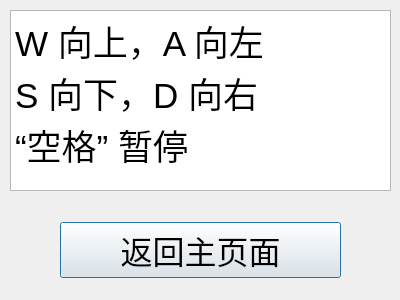
<?xml version="1.0" encoding="UTF-8"?>
<ui version="4.0">
 <class>gamehelp</class>
 <widget class="QDialog" name="gamehelp">
  <property name="geometry">
   <rect>
    <x>0</x>
    <y>0</y>
    <width>400</width>
    <height>300</height>
   </rect>
  </property>
  <property name="minimumSize">
   <size>
    <width>400</width>
    <height>300</height>
   </size>
  </property>
  <property name="maximumSize">
   <size>
    <width>400</width>
    <height>300</height>
   </size>
  </property>
  <property name="windowTitle">
   <string>游戏帮助</string>
  </property>
  <widget class="QTextEdit" name="textEdit">
   <property name="geometry">
    <rect>
     <x>10</x>
     <y>10</y>
     <width>381</width>
     <height>181</height>
    </rect>
   </property>
   <property name="readOnly">
    <bool>true</bool>
   </property>
   <property name="html">
    <string>&lt;!DOCTYPE HTML PUBLIC &quot;-//W3C//DTD HTML 4.0//EN&quot; &quot;http://www.w3.org/TR/REC-html40/strict.dtd&quot;&gt;
&lt;html&gt;&lt;head&gt;&lt;meta name=&quot;qrichtext&quot; content=&quot;1&quot; /&gt;&lt;meta charset=&quot;utf-8&quot; /&gt;&lt;style type=&quot;text/css&quot;&gt;
p, li { white-space: pre-wrap; }
hr { height: 1px; border-width: 0; }
li.unchecked::marker { content: &quot;\2610&quot;; }
li.checked::marker { content: &quot;\2612&quot;; }
&lt;/style&gt;&lt;/head&gt;&lt;body style=&quot; font-family:'Microsoft YaHei UI'; font-size:9pt; font-weight:400; font-style:normal;&quot;&gt;
&lt;p style=&quot; margin-top:0px; margin-bottom:0px; margin-left:0px; margin-right:0px; -qt-block-indent:0; text-indent:0px;&quot;&gt;&lt;span style=&quot; font-size:26pt;&quot;&gt;W 向上，A 向左&lt;/span&gt;&lt;/p&gt;
&lt;p style=&quot; margin-top:0px; margin-bottom:0px; margin-left:0px; margin-right:0px; -qt-block-indent:0; text-indent:0px;&quot;&gt;&lt;span style=&quot; font-size:26pt;&quot;&gt;S 向下，D 向右&lt;/span&gt;&lt;/p&gt;
&lt;p style=&quot; margin-top:0px; margin-bottom:0px; margin-left:0px; margin-right:0px; -qt-block-indent:0; text-indent:0px;&quot;&gt;&lt;span style=&quot; font-size:26pt;&quot;&gt;“空格” 暂停&lt;/span&gt;&lt;/p&gt;&lt;/body&gt;&lt;/html&gt;</string>
   </property>
   <property name="textInteractionFlags">
    <set>Qt::NoTextInteraction</set>
   </property>
  </widget>
  <widget class="QWidget" name="gridLayoutWidget">
   <property name="geometry">
    <rect>
     <x>10</x>
     <y>210</y>
     <width>381</width>
     <height>80</height>
    </rect>
   </property>
   <layout class="QGridLayout" name="gridLayout">
    <property name="leftMargin">
     <number>50</number>
    </property>
    <property name="rightMargin">
     <number>50</number>
    </property>
    <item row="0" column="0">
     <widget class="QPushButton" name="pushButton">
      <property name="font">
       <font>
        <pointsize>24</pointsize>
       </font>
      </property>
      <property name="text">
       <string>返回主页面</string>
      </property>
     </widget>
    </item>
   </layout>
  </widget>
 </widget>
 <resources/>
 <connections/>
</ui>
